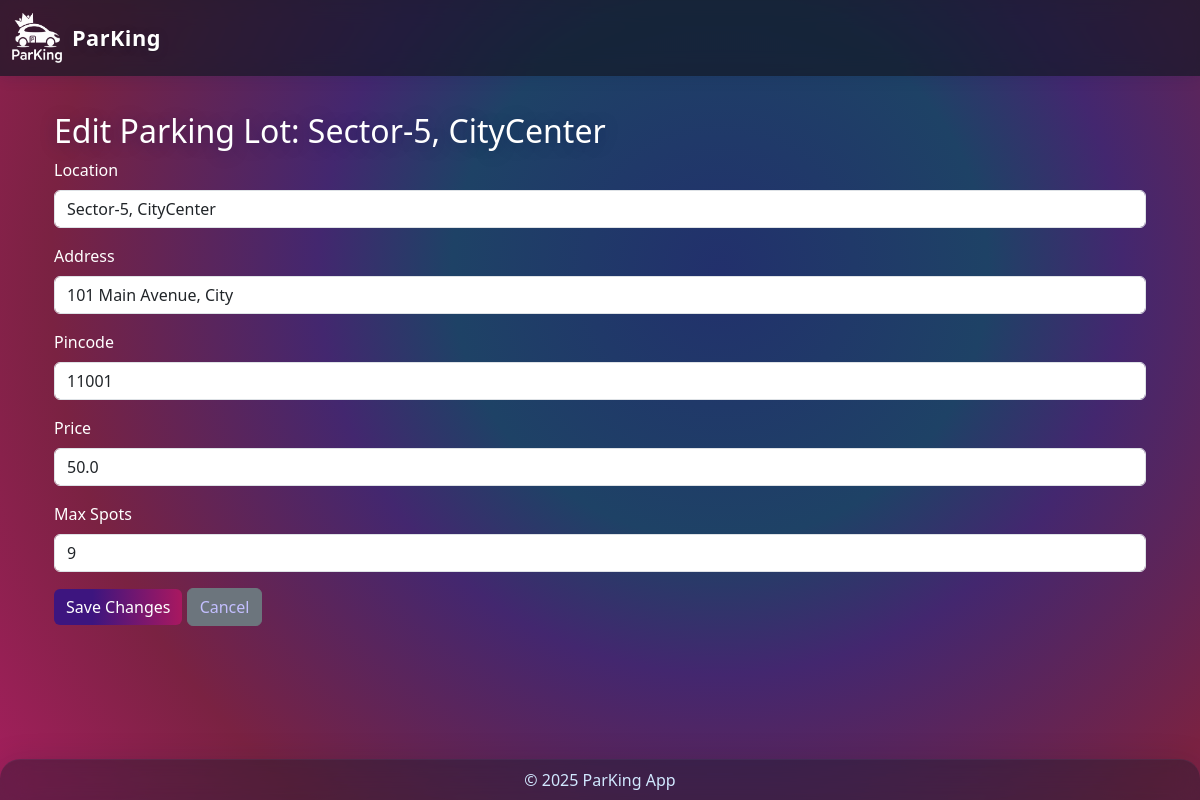
Page /admin/lot/1/edit (signed in) on the committed database.
### controllers/database.py (models this page shows)
class ParkingLot(db.Model):
    id = db.Column(db.Integer, primary_key=True)
    location = db.Column(db.String(120), nullable=False)
    prices = db.Column(db.Float, nullable=False)
    address = db.Column(db.String(200), nullable=False)
    pincode = db.Column(db.String(10), nullable=False)
    max_spots = db.Column(db.Integer, nullable=False)
    spots = db.relationship('ParkingSpot', backref='parking_lot', cascade='all, delete-orphan', lazy=True)

### app.py (the view, shortened to what this page needs)
@app.route('/admin/lot/<int:lot_id>/edit', methods=['GET', 'POST'])
def admin_edit_lot(lot_id):
    if 'admin_id' not in session:
        flash('Please login as admin.', 'danger')
        return redirect(url_for('admin_login'))
    lot = ParkingLot.query.get_or_404(lot_id)
    return render_template('admin_edit_lot.html', lot=lot)

### templates/admin_edit_lot.html
{% extends "layout.html" %}
{% block content %}
<div class="container py-4">
  <h2>Edit Parking Lot: {{ lot.location }}</h2>
  <form method="POST">
    <div class="mb-3">
      <label for="location" class="form-label">Location</label>
      <input type="text" name="location" id="location" class="form-control" value="{{ lot.location }}" required>
    </div>
    <div class="mb-3">
      <label for="address" class="form-label">Address</label>
      <input type="text" name="address" id="address" class="form-control" value="{{ lot.address }}" required>
    </div>
    <div class="mb-3">
      <label for="pincode" class="form-label">Pincode</label>
      <input type="text" name="pincode" id="pincode" class="form-control" value="{{ lot.pincode }}" required>
    </div>
    <div class="mb-3">
      <label for="prices" class="form-label">Price</label>
      <input type="number" step="0.01" name="prices" id="prices" class="form-control" value="{{ lot.prices }}" required>
    </div>
    <div class="mb-3">
      <label for="max_spots" class="form-label">Max Spots</label>
      <input type="number" name="max_spots" id="max_spots" class="form-control" value="{{ lot.max_spots }}" required min="1">
    </div>
    <button type="submit" class="btn btn-primary">Save Changes</button>
    <a href="{{ url_for('admin_dashboard') }}" class="btn btn-secondary">Cancel</a>
  </form>
</div>
{% endblock %}

### static/css/style.css (style rules this page uses)
body { background: radial-gradient( circle at 60% 34%, #22306c 0%, #1e4266 30%, #43276f 45%, #7a2242 75%, #a51f5e 100% ), #0a1036; color: #fff; font-family: 'Segoe UI', 'Roboto', Arial, sans-serif; min-height: 100vh; padding-top: 64px; padding-bottom: 60px; }
p, .home-lead, .lead, li, span, div:not(.card):not(.glass-footer):not(.glass-header) { color: #fff !important; }
h1, h2, h3, h4, h5, h6 { color: #fff !important; text-shadow: 0 2px 16px rgba(20, 20, 80, 0.36); }
.btn-primary { background: linear-gradient(90deg, #3d157f 30%, #a91860 100%); border: none; color: #fff !important; }
a, .btn-link { color: #c3bfff !important; }

### rows in the picture
ParkingLot: location "Sector-5, CityCenter", address "101 Main Avenue, City", pincode "11001", prices "50.0", max_spots "9"
